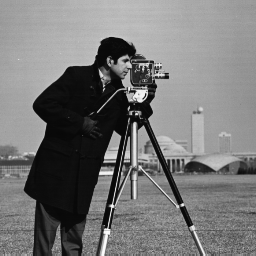
#> input picture images/cameraman.png, 256 x 256 px
$ jupyter execute logarithmic-transformation-images.ipynb
#> lines starting #> are read from the running program, lines starting #| are printed output that depends on the picture; long printed decimals are rounded
# Import Modules

[cell 1]
import cv2
import numpy as np
import matplotlib.pyplot as plt

from skimage import exposure

***
# Initialize and load original image

[cell 2]
# raw_image = cv2.imread('../images/lenna.png')
raw_image = cv2.imread('../images/cameraman.png')
#> raw_image is the input picture: shape (256, 256, 3); min 7, max 253, mean 118.7
# [4 lines of commented-out code are left out]

img_rgb = cv2.cvtColor(raw_image, cv2.COLOR_BGR2RGB)

***
# Image description

[cell 3]
height, width, color_channel = img_rgb.shape
#> height = 256; width = 256; color_channel = 3

print(f'Height        : {height} pixels')
#| Height        : 256 pixels
print(f'Width         : {width} pixels')
#| Width         : 256 pixels
print(f'Color channel : {color_channel} (RGB)')
#| Color channel : 3 (RGB)

***
# Dispaly original image and description

[cell 4]
plt.imshow(img_rgb)
plt.title('Original Image')
plt.show()

height, width, color_channel = img_rgb.shape

print(f'Height        : {height} pixels')
#| Height        : 256 pixels
print(f'Width         : {width} pixels')
#| Width         : 256 pixels
print(f'Color channel : {color_channel} (RGB)')
#| Color channel : 3 (RGB)

***
# Display original image histogram

[cell 5]
color = ('r', 'g', 'b')

for i, col in enumerate(color):
    histr = cv2.calcHist([img_rgb], [i], None, [256], [0, 256])

    plt.plot(histr, color = col)
    plt.xlim([0, 256])

plt.title('Original Image Histogram')
plt.show()
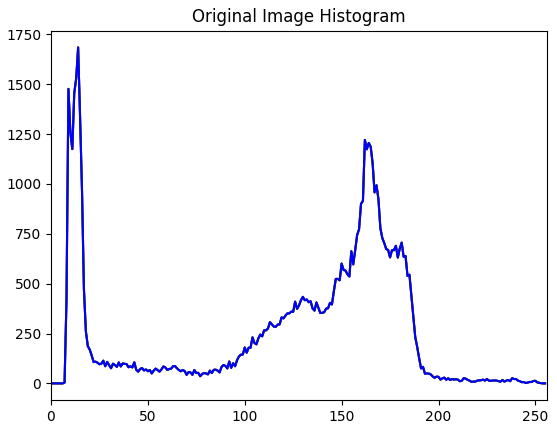
#> figure drawn by matplotlib, 1 panel; curve peaks at x = 14, y = 1685; curve peaks at x = 14, y = 1685; curve peaks at x = 14, y = 1685

***
# Show list value each pixel

[cell 6]
img_rgb

***
# Logarithmic transformation

- Formula, sebagai berikut <b>s = c * log(1 + r)</b>
- <b>c</b> adalah kontanta yang didapatkan melalui formula, berikut <b>255 / log(1 + m)</b>
- <b>m</b> adalah nilai piksel tertinggi dari gambar yang digunakan sebagai input
- Nilai piksel yang berada pada rentang abu-abu yang jumlah kecil akan ditingkatkan nilainya, sehingga menjadi lebih terlihat

### - Calculate constant

[cell 7]
c = 255 / (np.log(1 + np.max(img_rgb)))
#> c = 46.05
print(f'Constant value             : {c}')
#| Constant value             : 46.051
print(f'Max value pixel from image : {np.max(img_rgb)}')
#| Max value pixel from image : 253

### - Calculate logarithmic transformation

[cell 8]
log_transformed = c * np.log(255 + img_rgb)
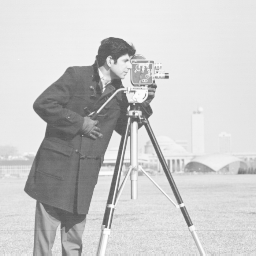
#> log_transformed: shape (256, 256, 3) float16; min 82.56, max 254.8, mean 204.1

### - Specify the data type

[cell 9]
log_transformed = np.array(log_transformed, dtype=np.uint8)

### - Show value of log_transformed variable

[cell 10]
log_transformed

### - Display image with logarithmic transformation

[cell 11]
plt.imshow(log_transformed)
plt.title('Logarithmic Transformation from Scratch')
plt.show()

[cell 12]
color = ('r', 'g', 'b')

for i, col in enumerate(color):
    histr = cv2.calcHist([log_transformed], [i], None, [256], [0, 256])

    plt.plot(histr, color = col)
    plt.xlim([0, 256])

plt.title('Logarithmic Transformation from Scratch Histogram')
plt.show()
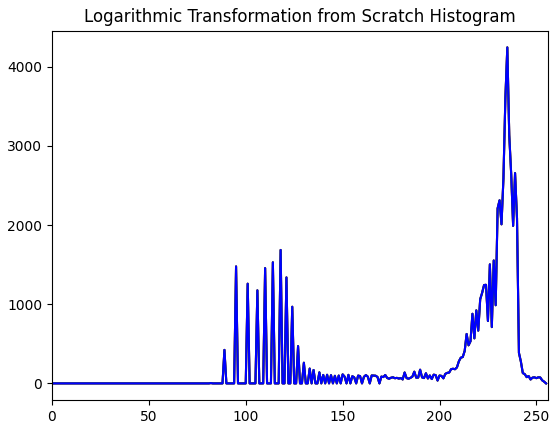
#> figure drawn by matplotlib, 1 panel; curve peaks at x = 235, y = 4243; curve peaks at x = 235, y = 4243; curve peaks at x = 235, y = 4243

***
# With image processing module

### - Logarithmic transformation image with scikit-image module

[cell 13]
logarithmic_corrected = exposure.adjust_log(image=img_rgb, gain=1)
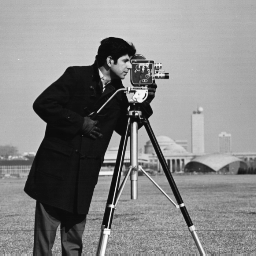
#> logarithmic_corrected: shape (256, 256, 3); min 9, max 253, mean 134.4

plt.imshow(logarithmic_corrected)
plt.show()

[cell 14]
color = ('r', 'g', 'b')

for i, col in enumerate(color):
    histr = cv2.calcHist([logarithmic_corrected], [i], None, [256], [0, 256])

    plt.plot(histr, color = col)
    plt.xlim([0, 256])

plt.show()
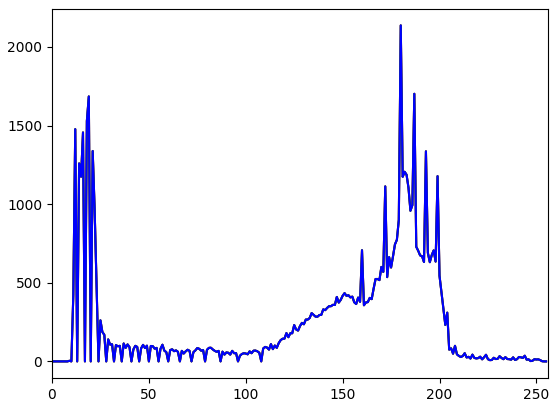
#> figure drawn by matplotlib, 1 panel; curve peaks at x = 180, y = 2137; curve peaks at x = 180, y = 2137; curve peaks at x = 180, y = 2137

$ run again, with images/edin_castle.png copied over images/cameraman.png
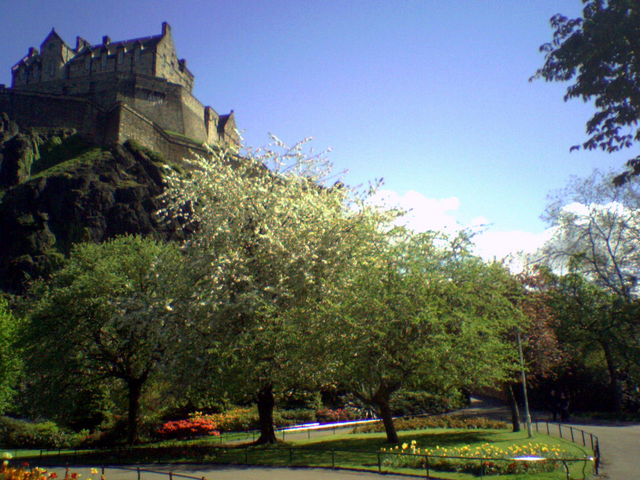
#> input picture images/edin_castle.png, 640 x 480 px
#> raw_image is the input picture: shape (480, 640, 3); mean B, G, R 105.1, 105, 95.4
#| Height        : 480 pixels
#| Width         : 640 pixels
#| Color channel : 3 (RGB)
#| Height        : 480 pixels
#| Width         : 640 pixels
#| Color channel : 3 (RGB)
#> `plt.show()`:
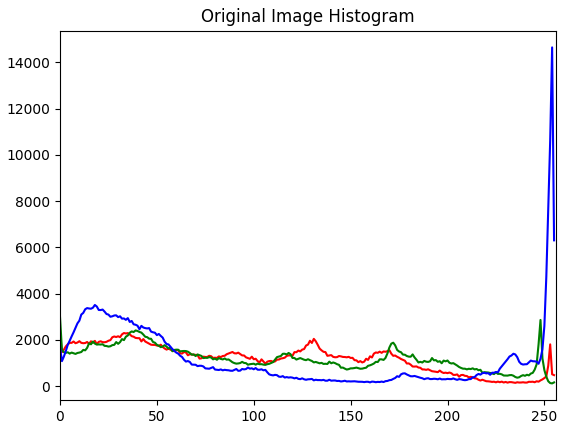
#> figure drawn by matplotlib, 1 panel; curve peaks at x = 33, y = 2298; curve peaks at x = 0, y = 2999; curve peaks at x = 254, y = 14651
#> c = 45.99
#| Constant value             : 45.986
#| Max value pixel from image : 255
#> `plt.show()`:
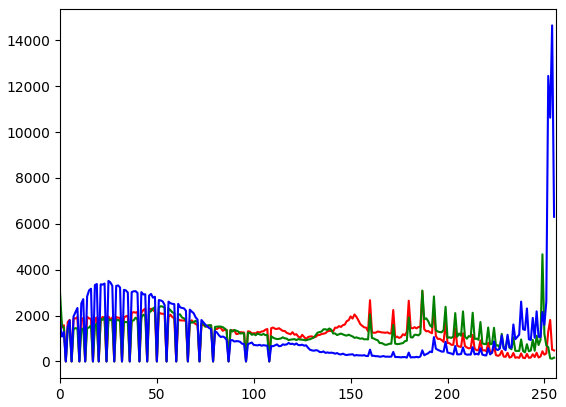
#> figure drawn by matplotlib, 1 panel; curve peaks at x = 187, y = 3069; curve peaks at x = 249, y = 4669; curve peaks at x = 254, y = 14651

$ run again, with images/map_of_spain.png copied over images/cameraman.png
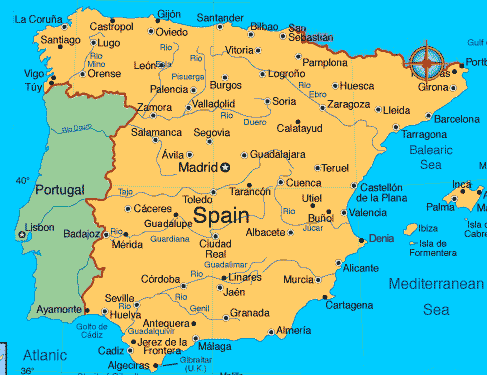
#> input picture images/map_of_spain.png, 487 x 375 px
#> raw_image is the input picture: shape (375, 487, 3); mean B, G, R 165.5, 190.8, 126.4
#| Height        : 375 pixels
#| Width         : 487 pixels
#| Color channel : 3 (RGB)
#| Height        : 375 pixels
#| Width         : 487 pixels
#| Color channel : 3 (RGB)
#> `plt.show()`:
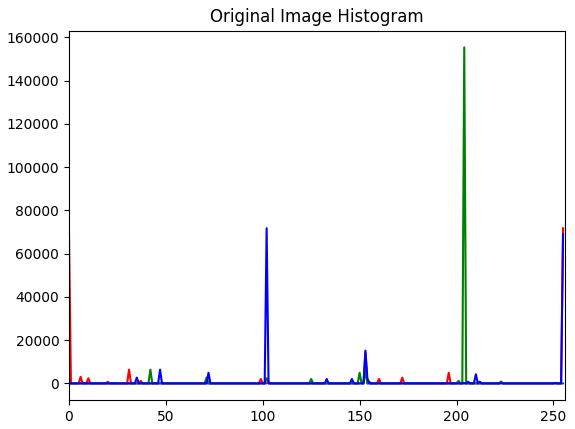
#> figure drawn by matplotlib, 1 panel; curve peaks at x = 255, y = 71744; curve peaks at x = 204, y = 155342; curve peaks at x = 102, y = 71744
#> c = 45.99
#| Constant value             : 45.986
#| Max value pixel from image : 255
#> `plt.show()`:
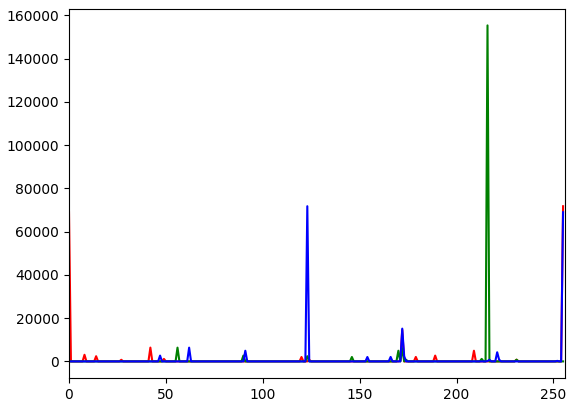
#> figure drawn by matplotlib, 1 panel; curve peaks at x = 255, y = 71744; curve peaks at x = 216, y = 155342; curve peaks at x = 123, y = 71744
